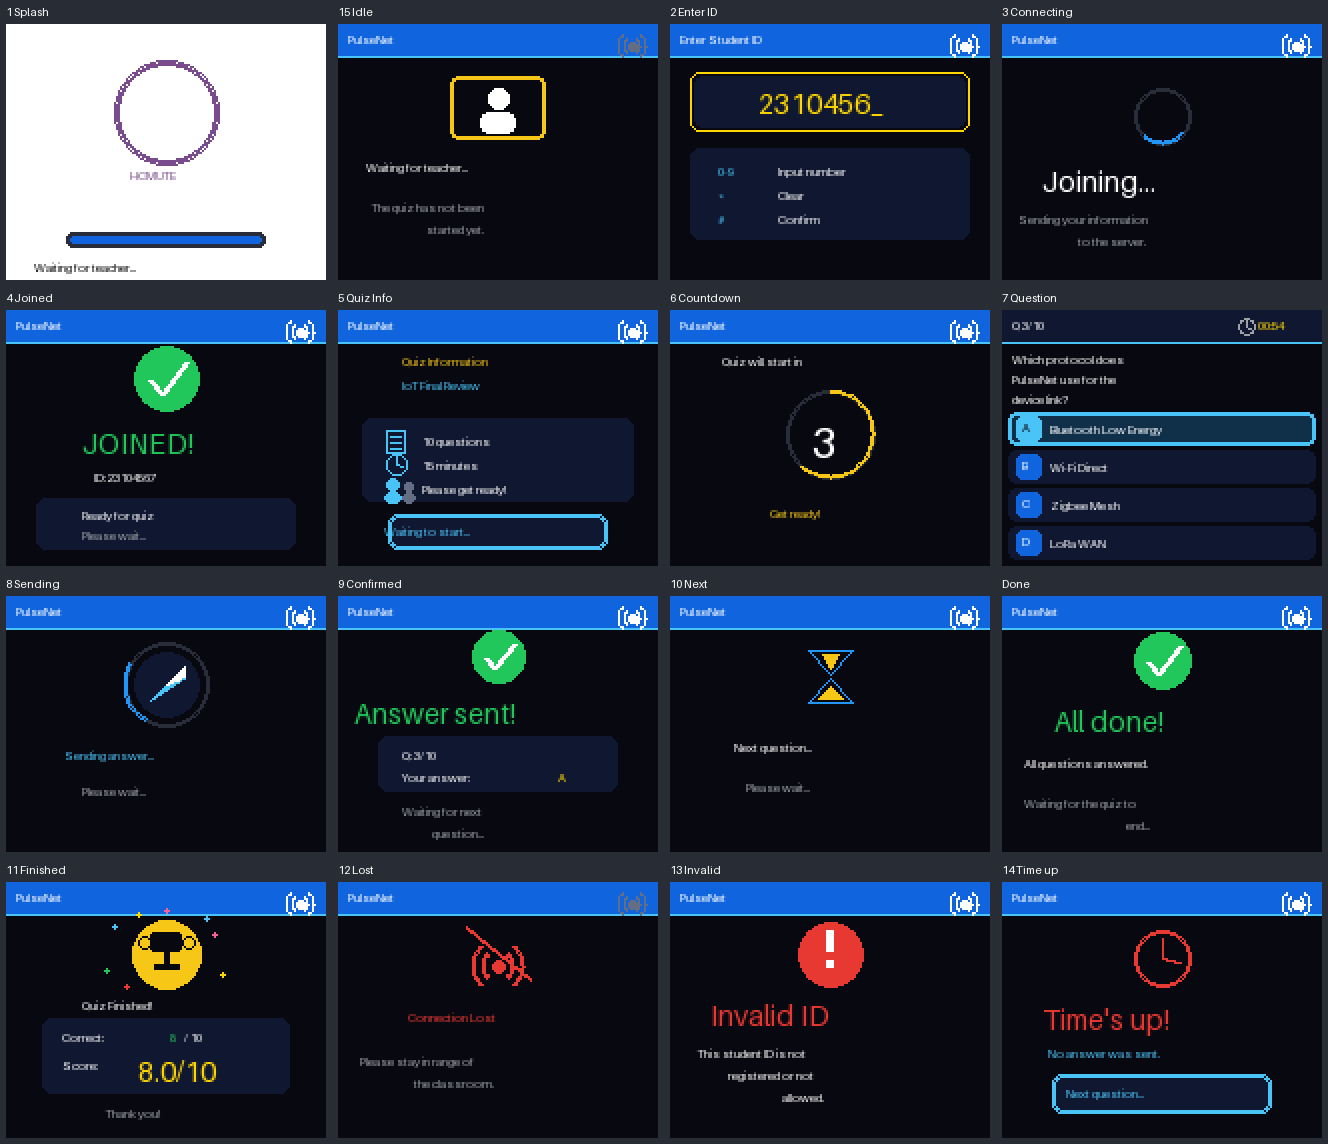

Recreate this plot in Python.
# Renders a contact sheet of every device screen using the
# SAME coordinates/colors as src/main.cpp, to visually check
# the UI before flashing. Python 3 + Pillow only.

from PIL import Image, ImageDraw, ImageFont
import math
import os

W, H = 160, 128
SCALE = 2

def col8(r, g, b):
    # approximate the RGB565 quantization used on the TFT
    r = (r & 0xF8) | (r >> 5)
    g = (g & 0xFC) | (g >> 6)
    b = (b & 0xF8) | (b >> 5)
    return (r, g, b)

BG        = col8(10, 10, 20)
PANEL     = col8(16, 24, 48)
PANEL_LT  = col8(22, 50, 74)
HEADER    = col8(21, 101, 216)
BLUE      = col8(33, 150, 243)
CYAN      = col8(79, 195, 247)
GREEN     = col8(34, 197, 94)
RED       = col8(229, 57, 53)
GOLD      = col8(245, 197, 24)
YELLOW    = col8(255, 215, 0)
GRAY      = col8(154, 160, 166)
DIM       = col8(100, 108, 130)
TRACK     = col8(42, 47, 58)
PINK      = col8(240, 98, 146)
WHITE     = (255, 255, 255)
BLACK     = (0, 0, 0)

def font(size):
    try:
        return ImageFont.load_default(size)
    except TypeError:
        return ImageFont.load_default()

class Screen:
    def __init__(self):
        self.img = Image.new("RGB", (W, H), BG)
        self.d = ImageDraw.Draw(self.img)

    # ---- primitives mirroring Adafruit_GFX ----

    def text(self, x, y, s, color, size=1):
        # classic 5x7 font: 6x8 px per char at size 1
        f = font(8 * size - 2)
        self.d.text((x, y), s, fill=color, font=f)

    def text_centered(self, s, y, color, size=1):
        w = len(s) * 6 * size
        x = max(0, (W - w) // 2)
        self.text(x, y, s, color, size)

    def title_auto(self, s, y, color):
        size = 2 if len(s) * 12 <= 152 else 1
        self.text_centered(s, y, color, size)

    def wrapped(self, s, x, y, max_y, chars, color):
        remaining = s
        while remaining and y < max_y:
            n = min(chars, len(remaining))
            if n < len(remaining):
                # match Arduino lastIndexOf(' ', n): end index included
                sp = remaining.rfind(' ', 0, n + 1)
                if sp > 0:
                    n = sp
            line = remaining[:n].strip()
            self.text(x, y, line, color)
            remaining = remaining[n:].strip()
            y += 10

    def wrapped_centered(self, s, y, chars, color, max_lines=3):
        remaining = s
        lines = 0
        while remaining and lines < max_lines:
            n = min(chars, len(remaining))
            if n < len(remaining):
                sp = remaining.rfind(' ', 0, n + 1)
                if sp > 0:
                    n = sp
            line = remaining[:n].strip()
            self.text_centered(line, y, color)
            remaining = remaining[n:].strip()
            y += 11
            lines += 1

    def rrect(self, box, r, fill=None, outline=None):
        self.d.rounded_rectangle(box, radius=r, fill=fill, outline=outline)

    def circle(self, cx, cy, r, fill=None, outline=None):
        b = [cx - r, cy - r, cx + r, cy + r]
        self.d.ellipse(b, fill=fill, outline=outline)

    def line(self, x1, y1, x2, y2, color):
        self.d.line([x1, y1, x2, y2], fill=color)

    def tri(self, pts, fill=None, outline=None):
        self.d.polygon(pts, fill=fill, outline=outline)

    # ---- icons ----

    def arcs(self, cx, cy, r, color):
        for side in (-1, 1):
            pts = []
            for a in range(-50, 51, 5):
                rad = math.radians(a)
                pts.append((cx + side * r * math.cos(rad),
                            cy - r * math.sin(rad)))
            self.d.line(pts, fill=color)

    def ring_arc(self, cx, cy, r, start, span, color):
        pts = []
        for a in range(start, start + span + 5, 5):
            rad = math.radians(a)
            pts.append((cx + r * math.cos(rad), cy + r * math.sin(rad)))
        self.d.line(pts, fill=color)

    def spinner(self, cx, cy, r, angle):
        self.circle(cx, cy, r, outline=TRACK)
        self.circle(cx, cy, r - 1, outline=TRACK)
        self.ring_arc(cx, cy, r, angle, 90, BLUE)
        self.ring_arc(cx, cy, r - 1, angle, 90, BLUE)

    def check_circle(self, cx, cy, r, color):
        self.circle(cx, cy, r, fill=color)
        for i in range(3):
            self.line(cx - r//2 - 1 + i, cy + 1, cx - 3 + i, cy + r//2, WHITE)
            self.line(cx - 3 + i, cy + r//2, cx + r//2 + 1 + i, cy - r//2, WHITE)

    def exclaim(self, cx, cy, r, color):
        self.circle(cx, cy, r, fill=color)
        self.d.rectangle([cx-2, cy-r+4, cx+1, cy-2], fill=WHITE)
        self.d.rectangle([cx-2, cy+3, cx+1, cy+6], fill=WHITE)

    def clock_small(self, cx, cy, color):
        self.circle(cx, cy, 4, outline=color)
        self.line(cx, cy, cx, cy-3, color)
        self.line(cx, cy, cx+2, cy+1, color)

    def clock_big(self, cx, cy, r, color):
        self.circle(cx, cy, r, outline=color)
        self.circle(cx, cy, r-1, outline=color)
        self.line(cx, cy, cx, cy-r+4, color)
        self.line(cx, cy, cx, cy-r+5, color)
        self.line(cx, cy, cx+r-5, cy+2, color)
        self.line(cx, cy, cx+r-6, cy+2, color)

    def wifi_lost(self, cx, cy):
        self.circle(cx, cy+4, 3, fill=RED)
        for r in (7, 8, 12, 13):
            self.arcs(cx, cy+4, r, RED)
        self.line(cx-16, cy-16, cx+16, cy+10, RED)
        self.line(cx-16, cy-15, cx+16, cy+11, RED)

    def hourglass(self, cx, cy):
        self.tri([(cx-11, cy-13), (cx+11, cy-13), (cx, cy-1)], outline=BLUE)
        self.tri([(cx-11, cy+13), (cx+11, cy+13), (cx, cy+1)], outline=BLUE)
        self.tri([(cx-4, cy-11), (cx+4, cy-11), (cx, cy-4)], fill=GOLD)
        self.tri([(cx-6, cy+11), (cx+6, cy+11), (cx, cy+5)], fill=GOLD)

    def paper_plane(self, cx, cy):
        self.circle(cx, cy, 16, fill=PANEL)
        self.tri([(cx-8, cy+8), (cx+9, cy-9), (cx+9, cy-3)], fill=WHITE)
        self.tri([(cx-8, cy+8), (cx+9, cy-3), (cx-1, cy+1)], fill=CYAN)

    def trophy(self, cx, cy):
        self.circle(cx, cy, 17, fill=GOLD)
        self.rrect([cx-8, cy-11, cx+7, cy-2], 2, fill=BG)
        self.circle(cx-11, cy-6, 3, outline=BG)
        self.circle(cx+11, cy-6, 3, outline=BG)
        self.d.rectangle([cx-1, cy-1, cx+1, cy+4], fill=BG)
        self.d.rectangle([cx-6, cy+5, cx+6, cy+7], fill=BG)
        for dx, dy, c in [(-26,-14,CYAN), (24,-10,PINK), (-30,8,GREEN),
                          (28,10,YELLOW), (-20,16,RED), (20,-18,CYAN),
                          (0,-22,PINK), (-14,-20,YELLOW)]:
            self.circle(cx+dx, cy+dy, 1, fill=c)

    def teacher(self, cx, cy):
        self.rrect([cx-24, cy-14, cx+23, cy+17], 4, outline=GOLD)
        self.rrect([cx-23, cy-13, cx+22, cy+16], 3, outline=GOLD)
        self.circle(cx, cy-3, 5, fill=WHITE)
        self.rrect([cx-9, cy+4, cx+8, cy+14], 4, fill=WHITE)

    def doc_icon(self, x, y, color):
        self.d.rectangle([x, y, x+9, y+11], outline=color)
        for i in range(3):
            self.line(x+2, y+3+i*3, x+7, y+3+i*3, color)

    def mini_clock(self, x, y, color):
        self.circle(x+5, y+5, 5, outline=color)
        self.line(x+5, y+5, x+5, y+1, color)
        self.line(x+5, y+5, x+8, y+6, color)

    def people_icon(self, x, y, color):
        self.circle(x+3, y+3, 3, fill=color)
        self.circle(x+11, y+4, 2, fill=DIM)
        self.rrect([x-1, y+7, x+7, y+12], 3, fill=color)
        self.rrect([x+8, y+7, x+14, y+12], 3, fill=DIM)

    # ---- chrome ----

    def app_header(self, title="PulseNet", connected=True):
        self.d.rectangle([0, 0, W-1, 15], fill=HEADER)
        self.line(0, 16, W-1, 16, CYAN)
        self.text(5, 4, title, WHITE)
        ic = WHITE if connected else DIM
        self.circle(147, 11, 2, fill=ic)
        self.arcs(147, 11, 4, ic)
        self.arcs(147, 11, 7, ic)

    def question_header(self):
        self.d.rectangle([0, 0, W-1, 15], fill=PANEL)
        self.line(0, 16, W-1, 16, CYAN)
        self.text(5, 4, "Q 3/10", WHITE)

    def button(self, x, y, w, h, color, label):
        self.rrect([x, y, x+w-1, y+h-1], 5, fill=PANEL, outline=color)
        self.rrect([x+1, y+1, x+w-2, y+h-2], 4, outline=color)
        self.text_centered(label, y + (h-8)//2, color)

# ---- screens ----

def scr_splash():
    s = Screen()
    # placeholder for the full-screen HCMUTE logo bitmap
    s.d.rectangle([0, 0, W-1, H-1], fill=WHITE)
    s.circle(80, 44, 26, outline=(122, 76, 141))
    s.circle(80, 44, 25, outline=(122, 76, 141))
    s.circle(80, 44, 24, outline=(122, 76, 141))
    s.text_centered("HCMUTE", 72, (122, 76, 141), 1)
    s.d.rectangle([0, 96, W-1, H-1], fill=WHITE)
    s.rrect([30, 104, 129, 111], 4, fill=TRACK)
    s.rrect([32, 106, 127, 109], 2, fill=HEADER)
    s.text_centered("Waiting for teacher...", 118, BLACK)
    return s

def scr_idle():
    s = Screen()
    s.app_header(connected=False)
    s.teacher(80, 40)
    s.title_auto("Waiting for teacher...", 68, WHITE)
    s.wrapped_centered("The quiz has not been started yet.", 88, 26, GRAY, 2)
    return s

def scr_lobby():
    s = Screen()
    s.app_header("Enter Student ID")
    s.rrect([10, 24, 149, 53], 5, fill=BG, outline=YELLOW)
    s.rrect([12, 26, 147, 51], 4, fill=PANEL)
    s.text(44, 31, "2310456_", YELLOW, 2)
    s.rrect([10, 62, 149, 107], 5, fill=PANEL)
    for i, (k, a) in enumerate([("0-9", "Input number"), ("*", "Clear"), ("#", "Confirm")]):
        y = 70 + i * 12
        s.text(24, y, k, CYAN)
        s.text(54, y, a, WHITE)
    return s

def scr_connecting():
    s = Screen()
    s.app_header()
    s.spinner(80, 46, 14, 40)
    s.title_auto("Joining...", 70, WHITE)
    s.wrapped_centered("Sending your information to the server.", 94, 24, GRAY, 2)
    return s

def scr_joined():
    s = Screen()
    s.app_header()
    s.check_circle(80, 34, 16, GREEN)
    s.text_centered("JOINED!", 58, GREEN, 2)
    s.text_centered("ID: 23104567", 80, WHITE)
    s.rrect([15, 94, 144, 119], 5, fill=PANEL)
    s.text_centered("Ready for quiz", 99, WHITE)
    s.text_centered("Please wait...", 109, GRAY)
    return s

def scr_quizinfo():
    s = Screen()
    s.app_header()
    s.text_centered("Quiz Information", 22, GOLD)
    s.wrapped_centered("IoT Final Review", 34, 26, CYAN, 2)
    s.rrect([12, 54, 147, 95], 5, fill=PANEL)
    y = 60
    s.doc_icon(24, y, CYAN); s.text(42, y+2, "10 questions", WHITE); y += 12
    s.mini_clock(24, y, CYAN); s.text(42, y+2, "15 minutes", WHITE); y += 12
    s.people_icon(24, y, CYAN); s.text(42, y+2, "Please get ready!", WHITE)
    s.button(25, 102, 110, 18, CYAN, "Waiting to start...")
    return s

def scr_countdown():
    s = Screen()
    s.app_header()
    s.text_centered("Quiz will start in", 22, WHITE)
    s.circle(80, 62, 22, outline=TRACK)
    s.circle(80, 62, 21, outline=TRACK)
    s.ring_arc(80, 62, 22, -90, 3*72, GOLD)
    s.ring_arc(80, 62, 21, -90, 3*72, GOLD)
    s.text_centered("3", 52, WHITE, 3)
    s.text_centered("Get ready!", 98, GOLD)
    return s

def scr_question():
    s = Screen()
    s.question_header()
    # clock in header
    s.d.rectangle([116, 0, 159, 15], fill=PANEL)
    s.clock_small(122, 8, GRAY)
    s.text(128, 4, "00:54", YELLOW)
    s.wrapped("Which protocol does PulseNet use for the device link?", 5, 21, 49, 26, WHITE)
    opts = ["Bluetooth Low Energy", "Wi-Fi Direct", "Zigbee Mesh", "LoRa WAN"]
    for i, o in enumerate(opts):
        y = 51 + i * 19
        if i == 0:
            s.rrect([3, y, 156, y+16], 4, fill=PANEL_LT, outline=CYAN)
            s.rrect([4, y+1, 155, y+15], 3, outline=CYAN)
            s.rrect([7, y+2, 19, y+14], 3, fill=CYAN)
            s.text(10, y+4, "A", BG)
        else:
            s.rrect([3, y, 156, y+16], 4, fill=PANEL)
            s.rrect([7, y+2, 19, y+14], 3, fill=HEADER)
            s.text(10, y+4, chr(65+i), WHITE)
        t = o if len(o) <= 22 else o[:19] + "..."
        s.text(24, y+5, t, WHITE)
    return s

def scr_sending():
    s = Screen()
    s.app_header()
    s.paper_plane(80, 44)
    s.spinner(80, 44, 21, 120)
    s.text_centered("Sending answer...", 76, CYAN)
    s.text_centered("Please wait...", 94, GRAY)
    return s

def scr_confirmed():
    s = Screen()
    s.app_header()
    s.check_circle(80, 30, 13, GREEN)
    s.text_centered("Answer sent!", 50, GREEN, 2)
    s.rrect([20, 70, 139, 97], 5, fill=PANEL)
    s.text(32, 76, "Q: 3/10", WHITE)
    s.text(32, 87, "Your answer: ", WHITE)
    s.d.text((32 + 13*6, 87), "A", fill=YELLOW, font=font(6))
    s.wrapped_centered("Waiting for next question...", 104, 26, GRAY, 2)
    return s

def scr_next():
    s = Screen()
    s.app_header()
    s.hourglass(80, 40)
    s.title_auto("Next question...", 72, WHITE)
    s.text_centered("Please wait...", 92, GRAY)
    return s

def scr_done():
    s = Screen()
    s.app_header()
    s.check_circle(80, 32, 14, GREEN)
    s.text_centered("All done!", 54, GREEN, 2)
    s.wrapped_centered("All questions answered.", 80, 26, WHITE, 1)
    s.wrapped_centered("Waiting for the quiz to end...", 100, 26, GRAY, 2)
    return s

def scr_result():
    s = Screen()
    s.app_header()
    s.trophy(80, 36)
    s.text_centered("Quiz Finished!", 58, WHITE)
    s.rrect([18, 68, 141, 105], 5, fill=PANEL)
    s.text(28, 74, "Correct: ", WHITE)
    s.d.text((28 + 9*6, 74), "8", fill=GREEN, font=font(6))
    s.d.text((28 + 10*6, 74), " / 10", fill=WHITE, font=font(6))
    s.text(28, 88, "Score:", WHITE)
    s.text(66, 86, "8.0/10", YELLOW, 2)
    s.text_centered("Thank you!", 112, GRAY)
    return s

def scr_lost():
    s = Screen()
    s.app_header(connected=False)
    s.wifi_lost(80, 38)
    s.title_auto("Connection Lost", 64, RED)
    s.wrapped_centered("Please stay in range of the classroom.", 86, 26, GRAY, 2)
    return s

def scr_invalid():
    s = Screen()
    s.app_header()
    s.exclaim(80, 36, 16, RED)
    s.title_auto("Invalid ID", 58, RED)
    s.wrapped_centered("This student ID is not registered or not allowed.", 82, 24, WHITE, 3)
    return s

def scr_timeup():
    s = Screen()
    s.app_header()
    s.clock_big(80, 38, 14, RED)
    s.title_auto("Time's up!", 60, RED)
    s.text_centered("No answer was sent.", 82, CYAN)
    s.button(25, 96, 110, 20, CYAN, "Next question...")
    return s

SCREENS = [
    ("1 Splash", scr_splash),
    ("15 Idle", scr_idle),
    ("2 Enter ID", scr_lobby),
    ("3 Connecting", scr_connecting),
    ("4 Joined", scr_joined),
    ("5 Quiz Info", scr_quizinfo),
    ("6 Countdown", scr_countdown),
    ("7 Question", scr_question),
    ("8 Sending", scr_sending),
    ("9 Confirmed", scr_confirmed),
    ("10 Next", scr_next),
    ("Done", scr_done),
    ("11 Finished", scr_result),
    ("12 Lost", scr_lost),
    ("13 Invalid", scr_invalid),
    ("14 Time up", scr_timeup),
]

def main():
    cols = 4
    rows = math.ceil(len(SCREENS) / cols)
    cw, ch = W * SCALE + 12, H * SCALE + 30
    sheet = Image.new("RGB", (cols * cw, rows * ch), (40, 44, 52))
    d = ImageDraw.Draw(sheet)
    f = font(11)
    for i, (label, fn) in enumerate(SCREENS):
        img = fn().img.resize((W * SCALE, H * SCALE), Image.NEAREST)
        cx, cy = (i % cols) * cw, (i // cols) * ch
        sheet.paste(img, (cx + 6, cy + 24))
        d.text((cx + 6, cy + 5), label, fill=WHITE, font=f)
    out = os.path.join(os.path.dirname(__file__), "ui_preview.png")
    sheet.save(out)
    print("saved:", out)

if __name__ == "__main__":
    main()
